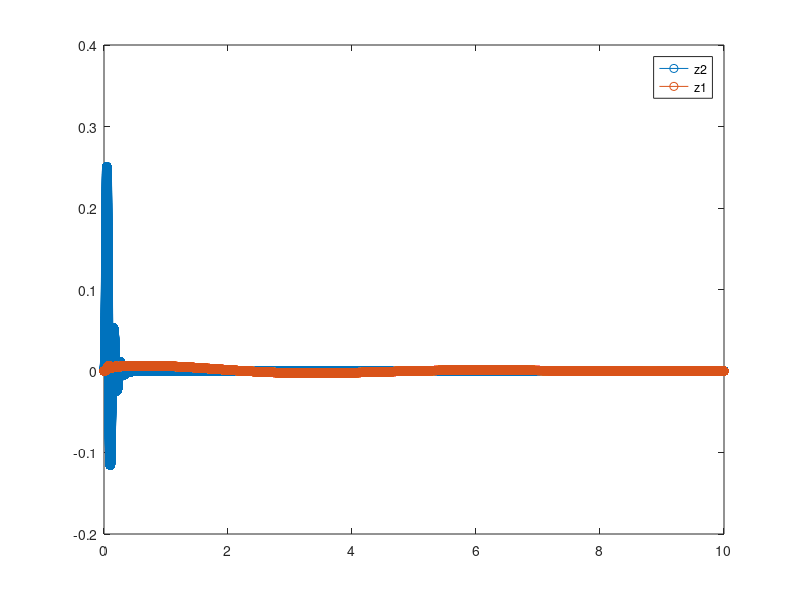

Write the MATLAB code that produced this figure.
b = 0.0107807258388
c = 0.000111810524139

function dvdt = quartercar(t, v_state)
    % v_state är vektorn [z1; z2; z1_prick; z2_prick]
 
    m1 = 475;
    m2 = 53;
    k1 = 5400*0+690;
    k2_ref = 135000;
    k2 = 100*k2_ref*0 + 182120;
    c1 = 310;
    c2 = 1200;
    vel = 65/3.6; 
    H = 0.24;
    L = 1;

    z1 = v_state(1);
    z2 = v_state(2);
    z1_dot = v_state(3);
    z2_dot = v_state(4);
  
    if t <= L/vel
        arg = (2*pi*vel*t) / L;
        h = (H/2)*(1 - cos(arg));
        h_dot = (H/2) * (2*pi*vel/L) * sin(arg);
    else
        h = 0;
        h_dot = 0;
    end


    z1_ddot = (-c1*(z1_dot - z2_dot) - k1*(z1 - z2)) / m1;

    z2_ddot = (-c1*(z2_dot - z1_dot) - c2*(z2_dot - h_dot) - k1*(z2 - z1) - k2*(z2 - h)) / m2;

    dvdt = [z1_dot; z2_dot; z1_ddot; z2_ddot];
end

%tspan = linspace(0,1,100)
tspan = [0 10]
v0 = [0 0 0 0]

options = odeset("RelTol", 1e-6, 'Refine',1, 'InitialStep',0.001)

[t,v] = ode45(@quartercar,tspan,v0, options)
%plot(t,v(:,1),'o-')
%plot(t,v(:,1),'o-',t,v(:,2),'-o')
%plot(t,v(:,1),'o-',t,v(:,2),'-o',t,v(:,3),'o-',t,v(:,4),'-o',LineWidth=.1)

t
v_m = [max(v(:,1)), max(v(:,2))]

v0 = [0;0;0;0];
T_end = 10;

%dt = 5e-3;
dt = .1*c
t_eu = 0:dt:T_end;
n_steps = length(t_eu);

v_eu = zeros(4, n_steps);
v_eu(:, 1) = v0;

% Euler-loopen
for k = 1:n_steps-1;
    dvdt = quartercar(t_eu(k), v_eu(:, k));
    v_eu(:, k+1) = v_eu(:, k) + dt * dvdt;
end
v_eu
%plot(t_eu,v_eu(2,:),'o-',t,v(:,2),'o-',)
plot(t_eu,v_eu(2,:),'o-',t_eu,v_eu(1,:),'o-')
legend('z2','z1')

